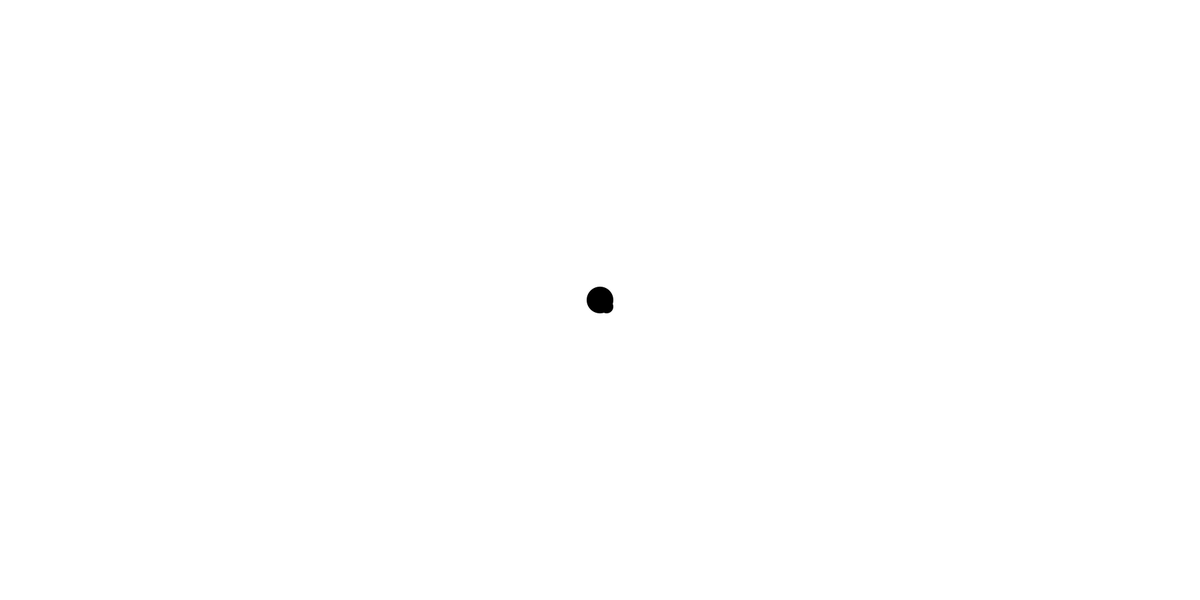
Frame 1 (no input)
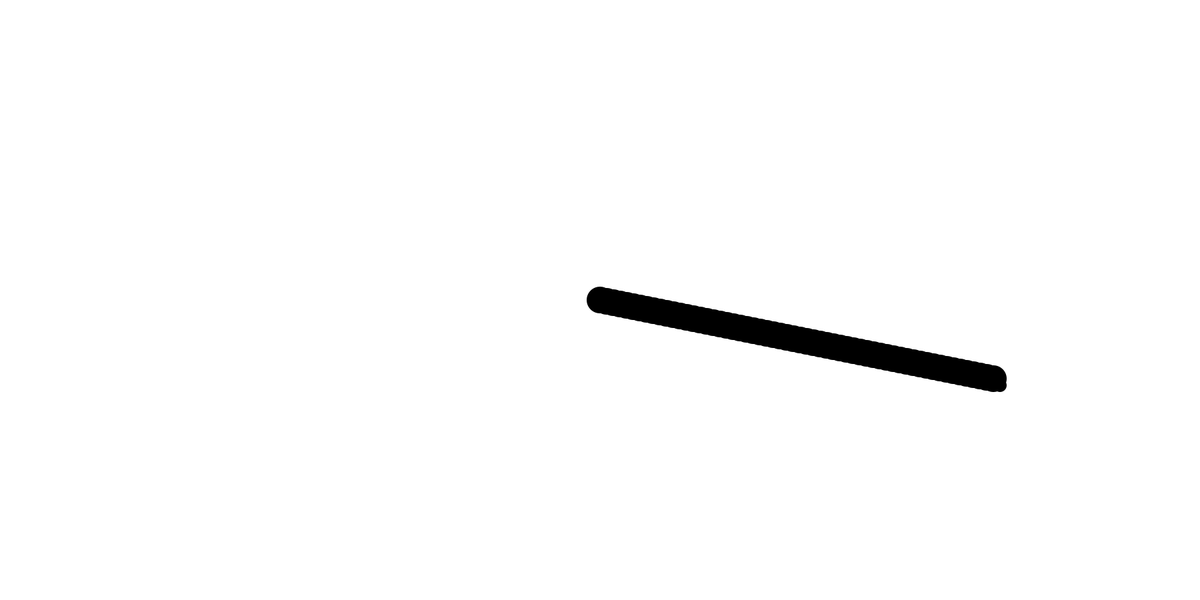
Frame 60 (the mouse pressed at the canvas centre just before this capture)
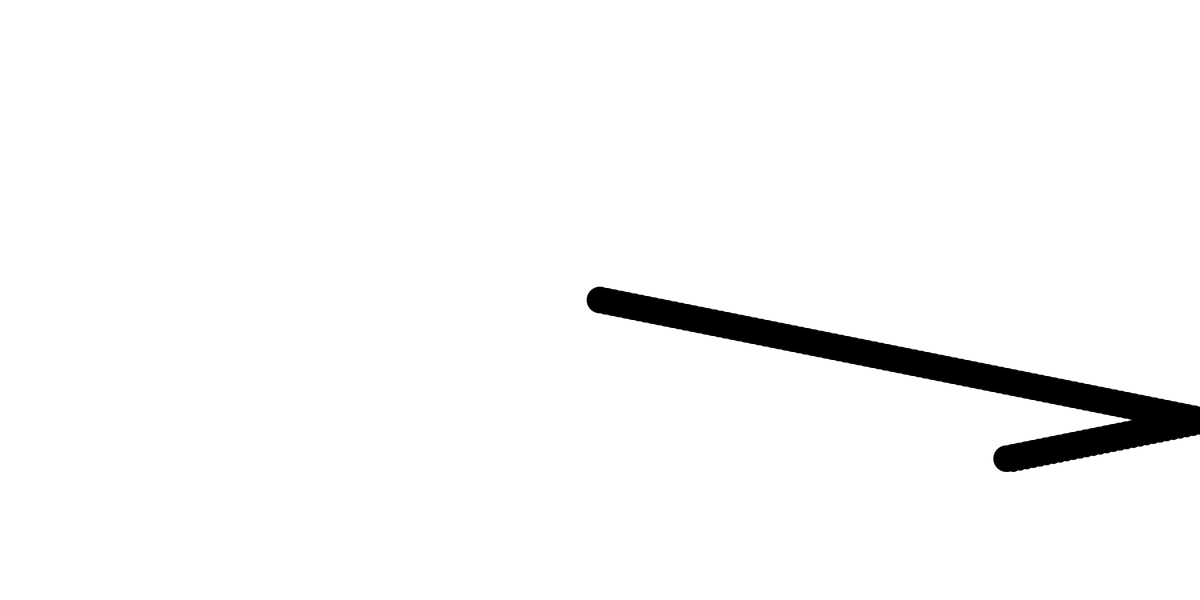
Frame 120 (the mouse held since frame 60 and released just before this capture)

The Processing sketch that drew these frames (run headless with seeded random() and noise(); from frame 60 on, the mouse is pressed at the canvas centre):

// Processing sketch: sketch_150826b
// ── sketch_150826b.pde
int xspeed, yspeed;
int xpos, ypos, wdth, ht;
void setup() {
  size(1800, 900);
  background(255);
  xspeed = 10;
  yspeed = 5/2;
  wdth = 10;
  ht = 10;
  noStroke();
  xpos = width/2;
  ypos = height/2;
  frameRate(60);
}
void draw() {
  //background(0);
  fill(0);
  ellipse(xpos+10, ypos+10, wdth*2, ht*2);
  ellipse(xpos, ypos, wdth*4, ht*4);
  xpos += xspeed;
  ypos += yspeed;
  if (xpos >= width-wdth/2 || xpos <= wdth/2) {
    xspeed *= -1;
  }
  if (ypos >= height-ht/2 || ypos <= ht/2) {
    yspeed = yspeed * -1;
  }
  println(frameCount);
}
